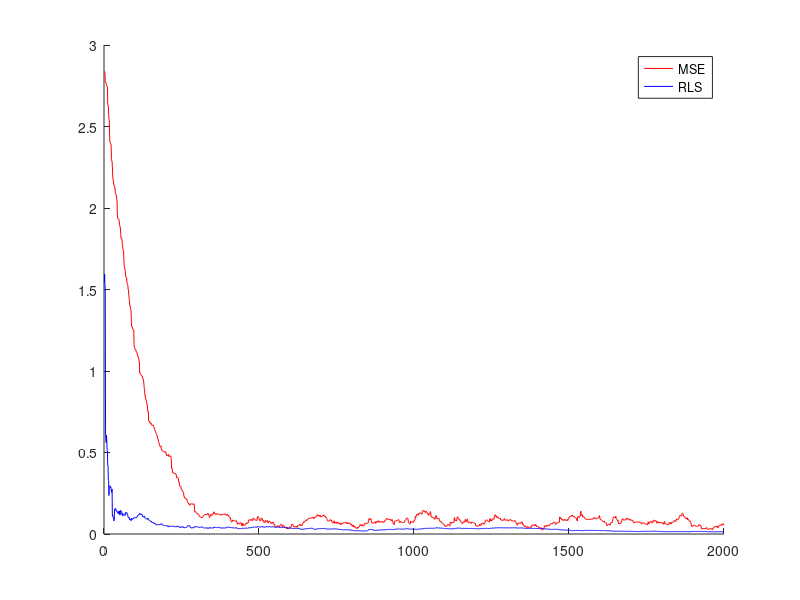

The MATLAB source for this figure:
clear all; close all;
%% d = w' * u + v
L = 2000;
p = 5;
wo = randn(p,1);
vv = randn(1,L) * 0.5;
% vv = rand(1,L);
% vv = vv - mean(vv);
% v1 = randn(1,L) * 0.1; v2 = randn(1,L);
% numa = rand(1,L);
% for ii = 1 : L
%     if numa(ii) > 0.1
%         vv(ii) = v1(ii);
%     else
%         vv(ii) = v2(ii);
%     end
% end
uu = randn(p,L);
dd = wo' * uu + vv;
%% MSE mean squared error
mu = 0.01;
w_MSE = randn(p,1);
for ii = 1:L
    Err_MSE(ii) = norm(wo-w_MSE);
    en = dd(ii) - w_MSE' * uu(:,ii);
    w_MSE = w_MSE + mu * en * uu(:,ii);
end

%% LMF least mean forth
mu = 0.01;
w_LMF = randn(p,1);
for ii = 1:L
    Err_LMF(ii) = norm(wo-w_LMF);
    en = dd(ii) - w_LMF' * uu(:,ii);
    w_LMF = w_LMF + mu * en^3 * uu(:,ii);
end

%% MCC max correntropy criterion
mu3 = 0.05;
w_MCC = randn(p,1);
sigma = 0.8;
for ii = 1:L
    Err_MCC(ii) = norm(wo-w_MCC);
    en = dd(ii) - w_MCC' * uu(:,ii);
    w_MCC = w_MCC + mu3 * exp(-en^2/2/sigma^2) * en * uu(:,ii);
end

%% RLS Recursive lease square
P = eye(p); lamta = 1;
w_RLS = zeros(p,1);
for ii = 1:L
    Err_RLS(ii) = norm(wo-w_RLS);
    u1 = uu(:,ii);
    en = dd(ii) - w_RLS' * u1;
    kn = P * u1 / (lamta + u1' * P * u1) ;
    P = 1/lamta * (P - kn * u1' * P);
    w_RLS = w_RLS + kn * en;
end


figure, hold on;
plot(Err_MSE,'r');
% plot(Err_LMF, 'k');
% plot(Err_MCC, 'g');legend('MSE','LMF','MCC','RLS');

plot(Err_RLS,'b');legend('MSE','RLS');

% figure, plot(vv);